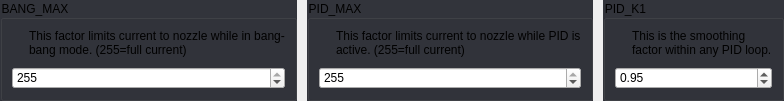
    <widget class="QWidget" name="widget_8" native="true">
     <layout class="QGridLayout" name="gridLayout_104">
      <property name="leftMargin">
       <number>0</number>
      </property>
      <property name="topMargin">
       <number>0</number>
      </property>
      <property name="rightMargin">
       <number>0</number>
      </property>
      <property name="bottomMargin">
       <number>0</number>
      </property>
      <property name="spacing">
       <number>10</number>
      </property>
      <item row="0" column="0">
       <widget class="QGroupBox" name="groupBox_25">
        <property name="focusPolicy">
         <enum>Qt::StrongFocus</enum>
        </property>
        <property name="styleSheet">
         <string notr="true">QGroupBox:!disabled {
	background: rgb(50, 52, 59);
}</string>
        </property>
        <property name="title">
         <string>BANG_MAX</string>
        </property>
        <layout class="QGridLayout" name="gridLayout_107">
         <property name="spacing">
          <number>10</number>
         </property>
         <item row="0" column="0">
          <widget class="QLabel" name="label_125">
           <property name="sizePolicy">
            <sizepolicy hsizetype="Fixed" vsizetype="Fixed">
             <horstretch>0</horstretch>
             <verstretch>0</verstretch>
            </sizepolicy>
           </property>
           <property name="text">
            <string/>
           </property>
           <property name="pixmap">
            <pixmap resource="../resources/resources.qrc">:/info_FILL0_wght100_GRAD0_opsz20.svg</pixmap>
           </property>
          </widget>
         </item>
         <item row="0" column="1">
          <widget class="QLabel" name="label_126">
           <property name="text">
            <string>This factor limits current to nozzle while in bang-bang mode. (255=full current)</string>
           </property>
           <property name="wordWrap">
            <bool>true</bool>
           </property>
          </widget>
         </item>
         <item row="1" column="0" colspan="2">
          <widget class="QSpinBox" name="uBangMaxSpinBox">
           <property name="maximum">
            <number>255</number>
           </property>
           <property name="stepType">
            <enum>QAbstractSpinBox::AdaptiveDecimalStepType</enum>
           </property>
           <property name="value">
            <number>255</number>
           </property>
          </widget>
         </item>
        </layout>
       </widget>
      </item>
      <item row="0" column="1">
       <widget class="QGroupBox" name="groupBox_43">
        <property name="focusPolicy">
         <enum>Qt::StrongFocus</enum>
        </property>
        <property name="styleSheet">
         <string notr="true">QGroupBox:!disabled {
	background: rgb(50, 52, 59);
}</string>
        </property>
        <property name="title">
         <string>PID_MAX</string>
        </property>
        <layout class="QGridLayout" name="gridLayout_106">
         <property name="spacing">
          <number>10</number>
         </property>
         <item row="0" column="0">
          <widget class="QLabel" name="label_127">
           <property name="sizePolicy">
            <sizepolicy hsizetype="Fixed" vsizetype="Fixed">
             <horstretch>0</horstretch>
             <verstretch>0</verstretch>
            </sizepolicy>
           </property>
           <property name="text">
            <string/>
           </property>
           <property name="pixmap">
            <pixmap resource="../resources/resources.qrc">:/info_FILL0_wght100_GRAD0_opsz20.svg</pixmap>
           </property>
          </widget>
         </item>
         <item row="0" column="1">
          <widget class="QLabel" name="label_128">
           <property name="text">
            <string>This factor limits current to nozzle while PID is active. (255=full current)</string>
           </property>
           <property name="wordWrap">
            <bool>true</bool>
           </property>
          </widget>
         </item>
         <item row="1" column="0" colspan="2">
          <widget class="QSpinBox" name="uPidMaxSpinBox">
           <property name="maximum">
            <number>255</number>
           </property>
           <property name="stepType">
            <enum>QAbstractSpinBox::AdaptiveDecimalStepType</enum>
           </property>
           <property name="value">
            <number>255</number>
           </property>
          </widget>
         </item>
        </layout>
       </widget>
      </item>
      <item row="0" column="2">
       <widget class="QGroupBox" name="groupBox_44">
        <property name="focusPolicy">
         <enum>Qt::StrongFocus</enum>
        </property>
        <property name="styleSheet">
         <string notr="true">QGroupBox:!disabled {
	background: rgb(50, 52, 59);
}</string>
        </property>
        <property name="title">
         <string>PID_K1</string>
        </property>
        <layout class="QGridLayout" name="gridLayout_105">
         <property name="spacing">
          <number>10</number>
         </property>
         <item row="0" column="0">
          <widget class="QLabel" name="label_129">
           <property name="sizePolicy">
            <sizepolicy hsizetype="Fixed" vsizetype="Fixed">
             <horstretch>0</horstretch>
             <verstretch>0</verstretch>
            </sizepolicy>
           </property>
           <property name="text">
            <string/>
           </property>
           <property name="pixmap">
            <pixmap resource="../resources/resources.qrc">:/info_FILL0_wght100_GRAD0_opsz20.svg</pixmap>
           </property>
          </widget>
         </item>
         <item row="0" column="1">
          <widget class="QLabel" name="label_130">
           <property name="text">
            <string>This is the smoothing factor within any PID loop.</string>
           </property>
           <property name="wordWrap">
            <bool>true</bool>
           </property>
          </widget>
         </item>
         <item row="1" column="0" colspan="2">
          <widget class="QDoubleSpinBox" name="uPidK1SpinBox">
           <property name="maximum">
            <double>1.000000000000000</double>
           </property>
           <property name="stepType">
            <enum>QAbstractSpinBox::AdaptiveDecimalStepType</enum>
           </property>
           <property name="value">
            <double>0.950000000000000</double>
           </property>
          </widget>
         </item>
        </layout>
       </widget>
      </item>
     </layout>
    </widget>
